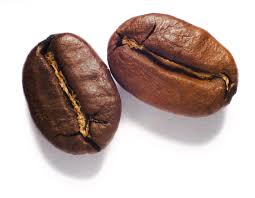
#> input picture VisaoComp/Imagens/cafe.jpeg, 255 x 198 px
$ python 24_segmentacao.py
#> lines starting #> are read from the running program, lines starting #| are printed output that depends on the picture; after the words box and inside, x2 and y2 are one past the last pixel; in counts of white or black regions, pixels touching at a corner belong together
# -*- coding: utf-8 -*-
import cv2

img = cv2.imread("../Imagens/cafe.jpeg", 0)
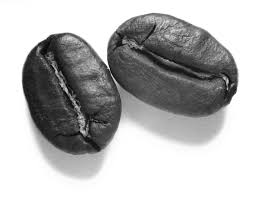
#> img: shape (198, 255); min 0, max 255, mean 181.3

metodo = cv2.THRESH_BINARY_INV

ret, imgBinarizada = cv2.threshold(img, 135, 255, metodo)
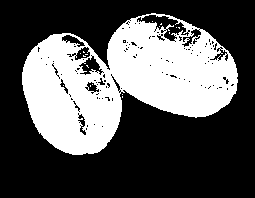
#> imgBinarizada: shape (198, 255); 34.5% white; 18 white regions (17 under 20 px), largest, box (x1, y1, x2, y2) and area: (22, 13, 238, 155) 17390

cv2.imshow("Imagem Original", img)

cv2.imshow("Imagem Tratada", imgBinarizada)

cv2.waitKey(0)
cv2.destroyAllWindows()

# Caso sua imagem apareça com falhas mesmo apos a segmentação, essas
# falhas podem ser facilmente resolvidas usando abertura e fechamento

$ run again, with VisaoComp/Imagens/008.png saved as VisaoComp/Imagens/cafe.jpeg
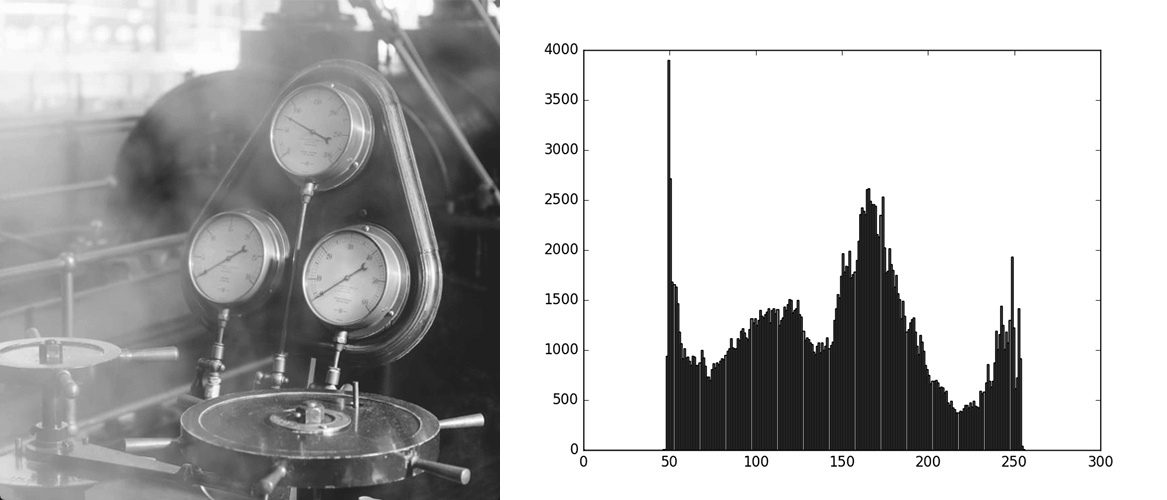
#> input picture VisaoComp/Imagens/008.png, 1167 x 500 px
#> img is the input picture: shape (500, 1167); min 0, max 255, mean 184.6
#> `ret, imgBinarizada = cv2.threshold(img, 135, 255, metodo)`:
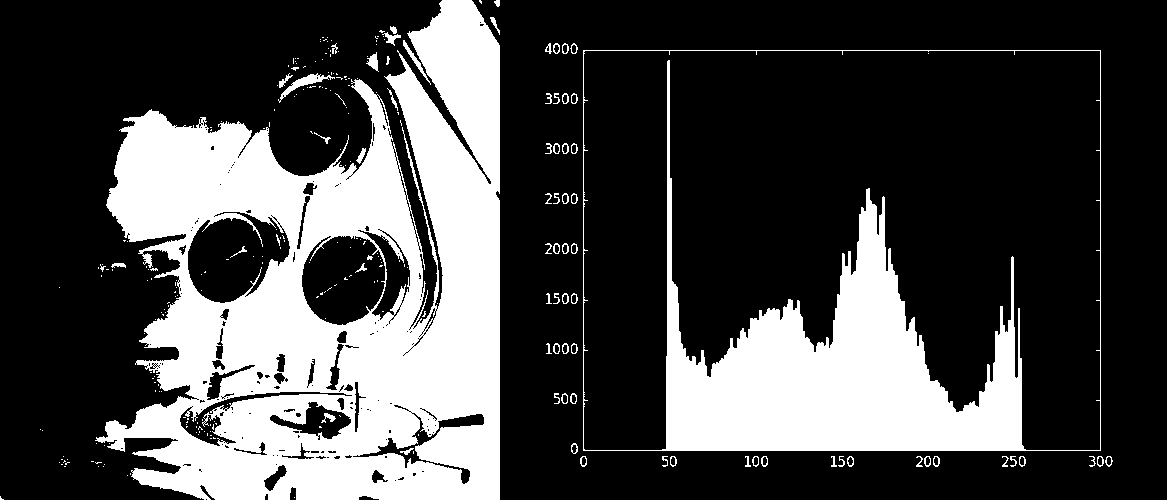
#> imgBinarizada: shape (500, 1167); 28.3% white; 266 white regions (194 under 20 px), largest, box (x1, y1, x2, y2) and area: (95, 0, 500, 500) 114907, (583, 50, 1101, 451) 46804, (278, 73, 335, 103) 351
